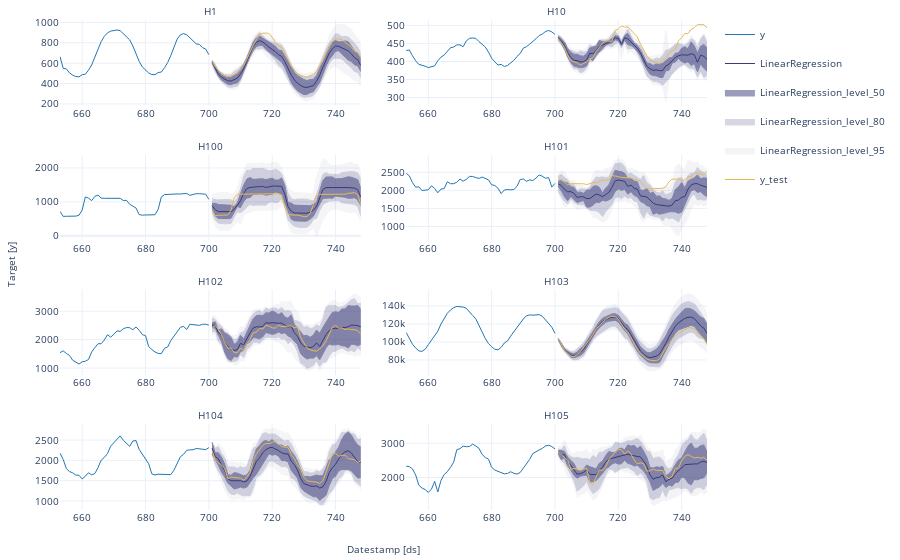

The code cell stored with this chart in its notebook:
### Markdown cell above
### LineaRegression

### Code cell
sf.plot(train, test, plot_random = False, models=['LinearRegression', 'y_test'], level=levels, max_insample_length=48)
